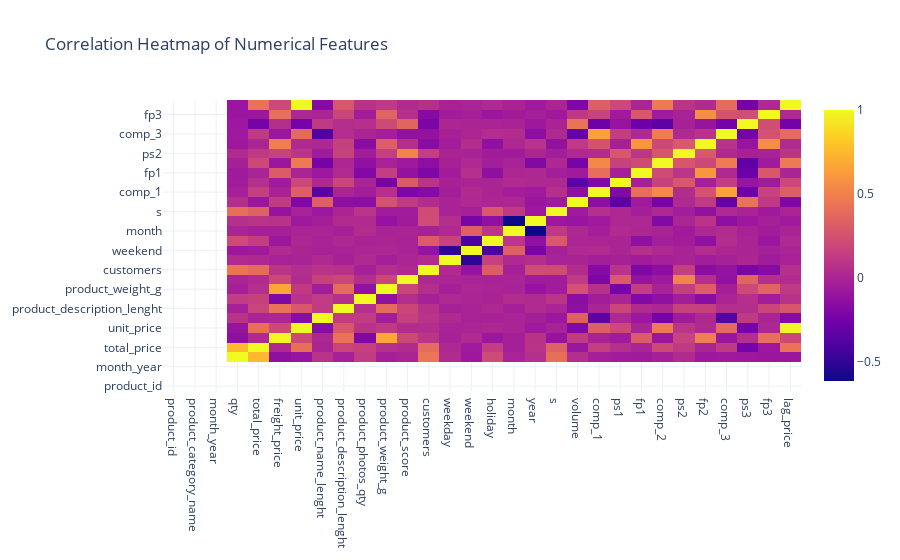

Notebook source saved alongside this figure:
### Code cell
%pip install pandas
%pip install seaborn
%pip install matplotlib


import pandas as pd
import seaborn as sns
import matplotlib.pyplot as plt

# Calculate the correlation matrix
correlation_matrix = data.corr()
fig = go.Figure(go.Heatmap(x=correlation_matrix.columns, 
                           y=correlation_matrix.columns, 
                           z=correlation_matrix.values))
fig.update_layout(title='Correlation Heatmap of Numerical Features')
fig.show()

### Figure 1 — Plotly figure (JSON) as saved in the notebook; plotly's stock layout.template omitted (floating-point values rounded to 4 significant figures; data arrays with more than 128 entries replaced by an {"elided": "..."} marker saying what was removed)
{"data": [{"type": "heatmap", "x": ["product_id", "product_category_name", "month_year", "qty", "total_price", "freight_price", "unit_price", "product_name_lenght", "product_description_lenght", "product_photos_qty", "product_weight_g", "product_score", "customers", "weekday", "weekend", "holiday", "month", "year", "s", "volume", "comp_1", "ps1", "fp1", "comp_2", "ps2", "fp2", "comp_3", "ps3", "fp3", "lag_price"], "y": ["product_id", "product_category_name", "month_year", "qty", "total_price", "freight_price", "unit_price", "product_name_lenght", "product_description_lenght", "product_photos_qty", "product_weight_g", "product_score", "customers", "weekday", "weekend", "holiday", "month", "year", "s", "volume", "comp_1", "ps1", "fp1", "comp_2", "ps2", "fp2", "comp_3", "ps3", "fp3", "lag_price"], "z": {"elided": "30x30 float values"}}], "layout": {"title": {"text": "Correlation Heatmap of Numerical Features"}}}
